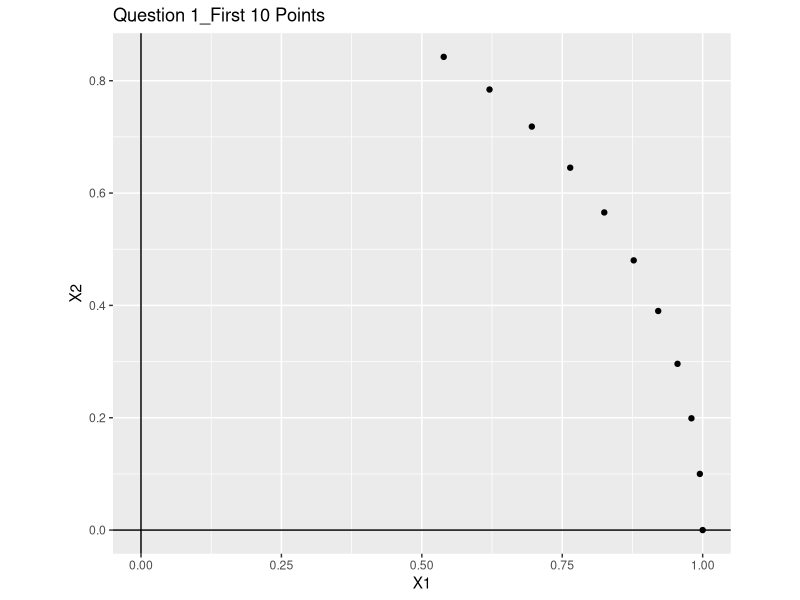
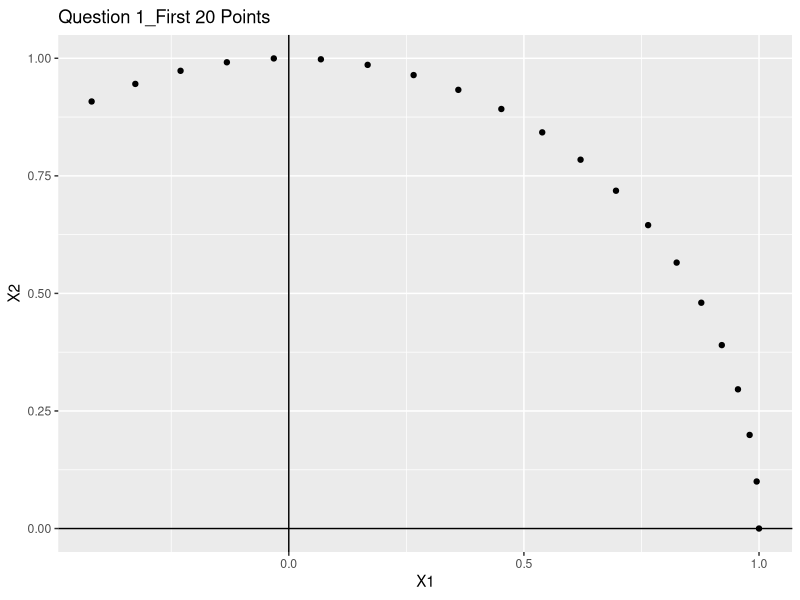
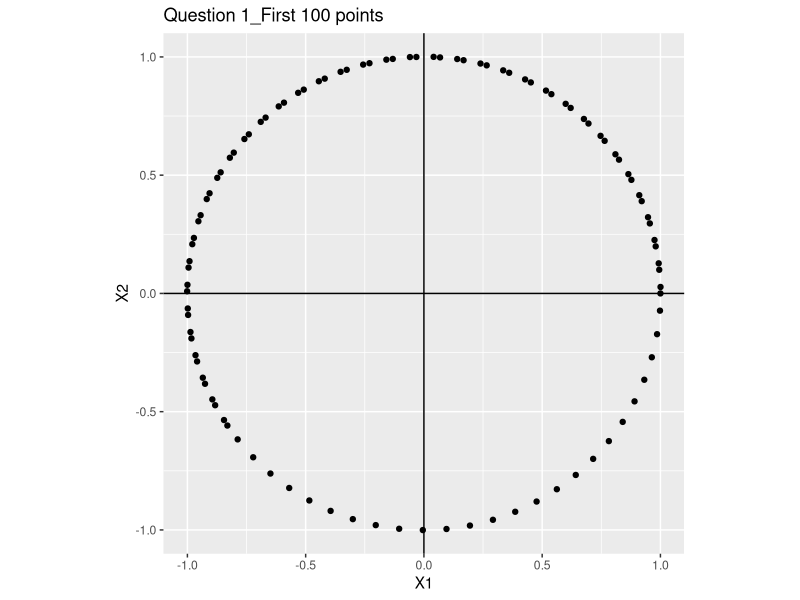
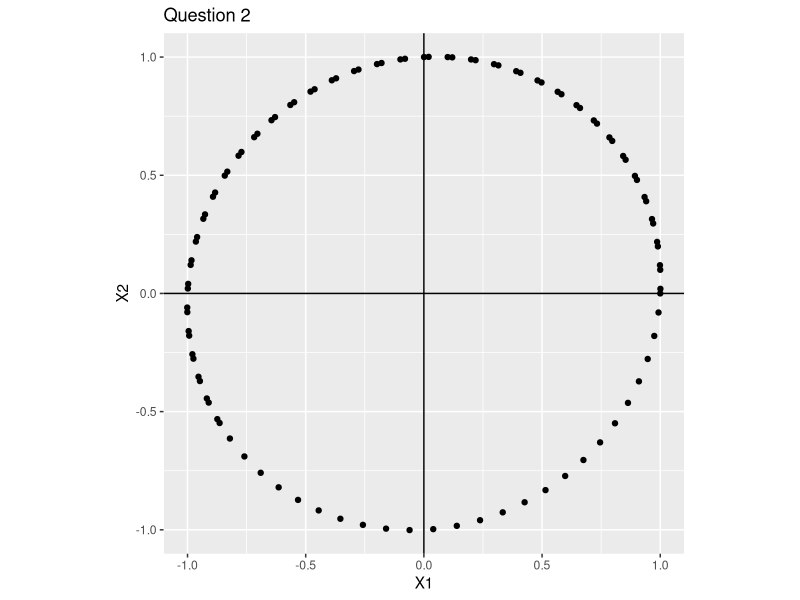
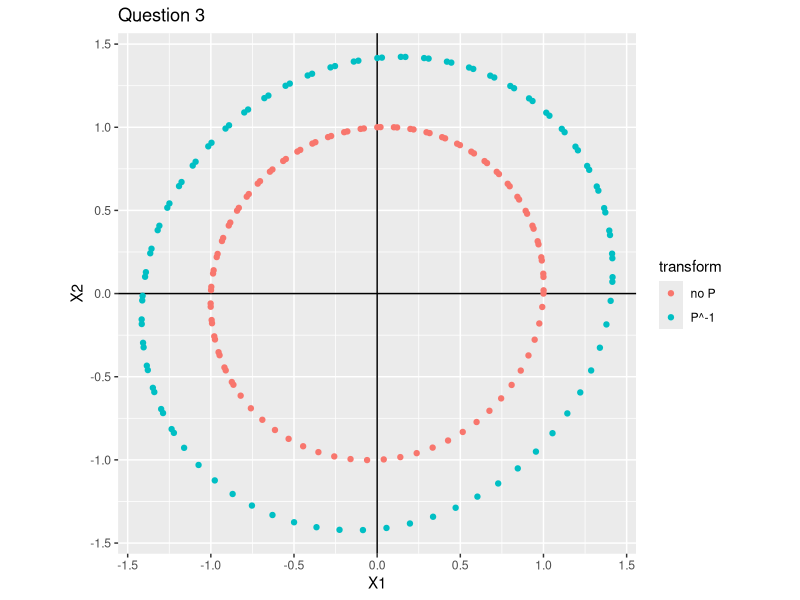
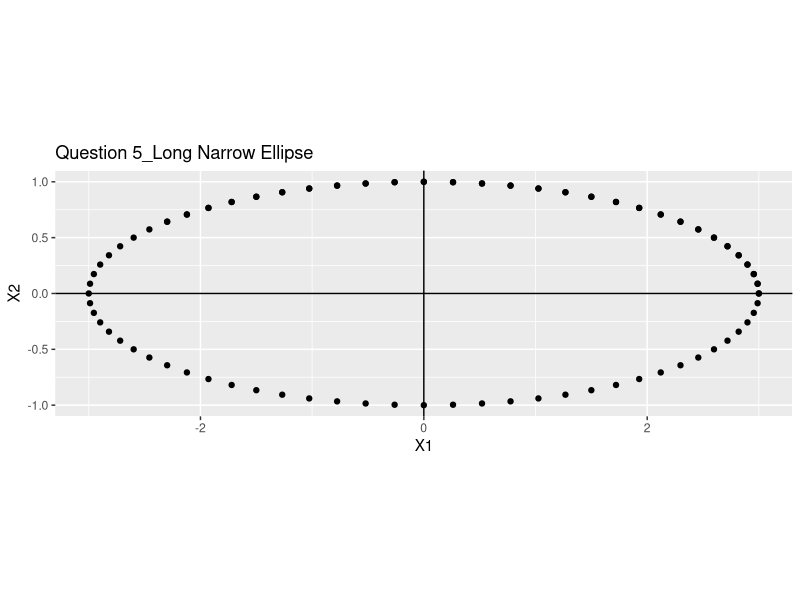
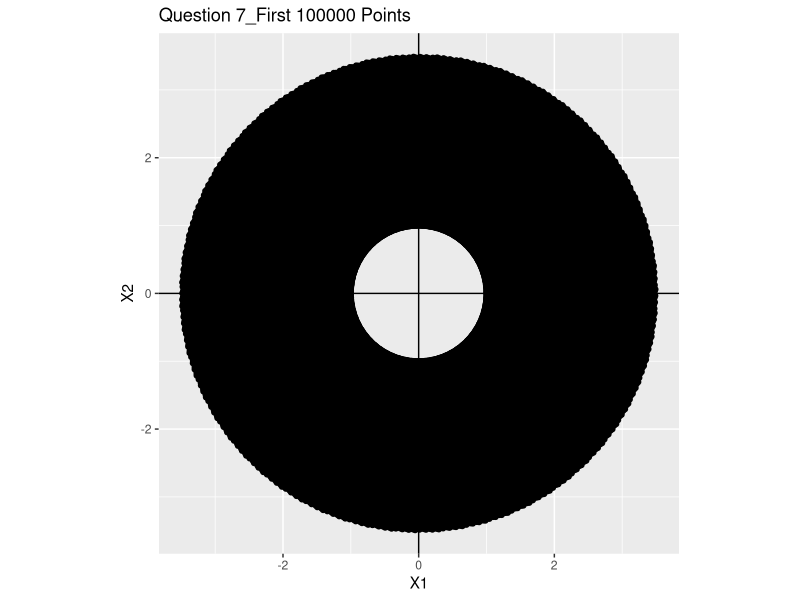
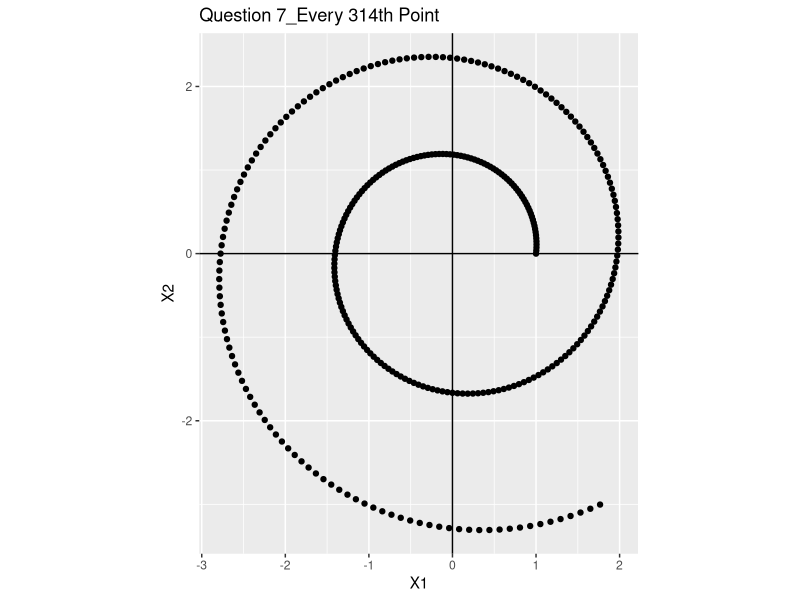

Write R code to recreate these figures, in order.
library(expm)
library(ggplot2)

# TODOS:
# 1. q1, run function for needed numbers of points and then plot them. 
# 2. q5, find a matrix that will produce the ellispe. run function and plot
# see https://en.wikipedia.org/wiki/Matrix_representation_of_conic_sections
# 3. q6, figure out what you want to define as "close" to X1 and then plot them
# 4. do q7, q8q3


# this will perform most of the computations needed

matrix.rotate <- function(x0, matrot, point){
  # start a list with x0 as its only values
  lst <- c(x0)
  
  # set up x current with the intial conditions
  x.current <- t(x0)
  
  for(i in 1:point){
    x.new <-  matrot %*% x.current
    lst <- c(lst, x.new)
    x.current <- x.new
  }
  print(lst)  
  matrix.final <- matrix(lst, nrow = 2, ncol = point + 1)
  return(matrix.final)
}

# q1 consider x(n+1) = x(n) and Ax(n)
# with A = ((.995,-.1)(.1,.995))
# pick some x in R2 and compute first 10 points
# then first 20, then first 100
#############################
#A should wrtiten in this way
#############################
A = matrix(c(.995, .1, -.1, .995), nrow = 2, ncol = 2)


x0 = matrix(c(1,0), nrow = 1, ncol = 2)

q1.10 <- matrix.rotate(x0, A, 10)
q1.20 <- matrix.rotate(x0, A, 20)
q1.100 <- matrix.rotate(x0, A, 100)

A10_df <- data.frame(t(q1.10))
A20_df <- data.frame(t(q1.20))
A100_df <- data.frame(t(q1.100))

ggplot(data = A10_df, aes(x = X1, y = X2)) +
  geom_hline(aes(yintercept = 0)) +
  geom_vline(aes(xintercept = 0)) +
  geom_point() +
  coord_equal(ratio=1) +
  ggtitle("Question 1_First 10 Points")

ggplot(data = A20_df, aes(x = X1, y = X2)) +
  geom_hline(aes(yintercept = 0)) +
  geom_vline(aes(xintercept = 0)) +
  geom_point() +
  coord_equal(ratio=1) +
  ggtitle("Question 1_First 20 Points")

ggplot(data = A100_df, aes(x = X1, y = X2)) +
  geom_hline(aes(yintercept = 0)) +
  geom_vline(aes(xintercept = 0)) +
  geom_point() +
  coord_equal(ratio=1) +
  ggtitle("Question 1_First 100 points")

# q2 now use B = ((1,-.1),(.1,.99))
# compute first 100 points and plot
#############################
#B should written in this way
#############################
B = matrix(c(1, .1, -.1, .99), nrow = 2, ncol = 2)

q2.100 <- matrix.rotate(x0, B, 5)
#############################################################
# Is here should be 100 instead of 5,as the question stated?#
#############################################################
q2.100 <- matrix.rotate(x0, B, 100)
B100_df <- data.frame(t(q2.100))
B100_df$transform <- "no P"

ggplot(data = B100_df, aes(x = X1, y = X2)) +
  geom_hline(aes(yintercept = 0)) +
  geom_vline(aes(xintercept = 0)) +
  geom_point() +
  coord_equal(ratio=1) +
  ggtitle("Question 2")

# q3 compute the Vr Vi of one of the eigen vectors of B let
# let P = (Vr,Vi) what shape will the points in q2 become
# when mulitiplied by P^-1

P <- matrix(c(0.7071, 0.0354, 0,0.7062), nrow = 2, ncol = 2)
#####################################################################
#P should be matrix(c(0.7071, -0.0354, 0,0.7062), nrow = 2, ncol = 2)
######################################################################
P <- matrix(c(0.7071, -0.0354, 0,0.7062), nrow = 2, ncol = 2)
P.inverse <- solve(P)

q3 <- P.inverse %*%  q2.100

q3_df <- data.frame(t(q3))
q3_df$transform <- "P^-1"

q2q3_df <- rbind(B100_df, q3_df)

ggplot(data = q2q3_df, aes(x = X1, y = X2, color = transform)) +
  geom_hline(aes(yintercept = 0)) +
  geom_vline(aes(xintercept = 0)) +
  geom_point() +
  coord_equal(ratio=1) +
  ggtitle("Question 3")

# q4 Dianonalize A and B are the Vr Vi of an complex eigen
# vector are they orthogonal
########################
# prove it analytically#
########################



# q5 find a matrix such that the points form a very long narrow
# ellipse
#######################
# I can not come up one:-(
##################################

M = matrix(c(cos(5*pi/180), sin(5*pi/180), -sin(5*pi/180), cos(5*pi/180)), nrow = 2, ncol = 2)
V = matrix(c(3, 0, 0, 1), nrow = 2, ncol = 2)

x0 = matrix(c(1,0), nrow = 1, ncol = 2)

q5.100 <- matrix.rotate(x0, M, 100)

q5.100 <- V%*%q5.100

M100_df <- data.frame(t(q5.100))

ggplot(data = M100_df, aes(x = X1, y = X2)) +
  geom_hline(aes(yintercept = 0)) +
  geom_vline(aes(xintercept = 0)) +
  geom_point() +
  coord_equal(ratio=1) + 
  ggtitle("Question 5_Long Narrow Ellipse")


# q6 for E values of A compute angle by which A rotates points.
# if X(0) = (1,0) find values for n in which X(n) is very close
# the x1 axis. then repeat for B


# q7 compute first 100,000 points affected by A, only plot
# every 314th point, then every 3137th point.

A = matrix(c(.995, .1, -.1, .995), nrow = 2, ncol = 2)

x0 = matrix(c(1,0), nrow = 1, ncol = 2)

q7.100000 <- matrix.rotate(x0, A, 100000)

######################################################################
# here, should write another functions to make it only generates every 
######################################################################
A100000_df <- data.frame(t(q7.100000))

ggplot(data = A100000_df, aes(x = X1, y = X2)) +
  geom_hline(aes(yintercept = 0)) +
  geom_vline(aes(xintercept = 0)) +
  geom_point() +
  coord_equal(ratio=1) +
  ggtitle("Question 7_First 100000 Points")

ggplot(data = A100000_df[seq(1,nrow(A100000_df), by = 314), ], aes(x = X1, y = X2)) +
        geom_hline(aes(yintercept = 0)) +
        geom_vline(aes(xintercept = 0)) +
        geom_point() +
        coord_equal(ratio=1) +
        ggtitle("Question 7_Every 314th Point")

ggplot(data = A100000_df[seq(1,nrow(A100000_df), by = 3137), ], aes(x = X1, y = X2)) +
        geom_hline(aes(yintercept = 0)) +
        geom_vline(aes(xintercept = 0)) +
        geom_point() +
        coord_equal(ratio=1) +
        ggtitle("Question 7_Every 3137th Point")



A100000_df_1000 <- A100000_df[seq(1,nrow(A100000_df), by = 1000), ]
A100000_df_1000$transform <- "1000th"

A100000_df_17000 <- A100000_df[seq(1,nrow(A100000_df), by = 17000), ]
A100000_df_17000$transform <- "17000th"

A100000_df_2 <- rbind(A100000_df_1000,A100000_df_17000)

ggplot(data = A100000_df_2, aes(x = X1, y = X2, color = factor(transform))) +
        geom_hline(aes(yintercept = 0)) +
        geom_vline(aes(xintercept = 0)) +
        geom_point() +
        scale_color_manual(values=c("#000000", "#D55E00")) + 
        coord_equal(ratio=1) +
        ggtitle("Question 7_Every 1000th Point")


# q8 let A+ = 1.01 A solve x(n+1) = A+x(n) and plot first 200
# points repeat for .99A, 1.01B and .99B
# A+ = 1.01 A
A = matrix(c(.995, .1, -.1, .995), nrow = 2, ncol = 2)
Aplus=1.01*A

x0 = matrix(c(1,0), nrow = 1, ncol = 2)

q8.200 <- matrix.rotate(x0, Aplus, 200)
Aplus200_df <- data.frame(t(q8.200))

ggplot(data = Aplus200_df, aes(x = X1, y = X2)) +
  geom_hline(aes(yintercept = 0)) +
  geom_vline(aes(xintercept = 0)) +
  geom_point() +
  coord_equal(ratio=1) +
  ggtitle("Question 8_First 200 Points_1.01A")


#A+ = 0.99A
A = matrix(c(.995, .1, -.1, .995), nrow = 2, ncol = 2)
Apluss=0.99*A

x0 = matrix(c(1,0), nrow = 1, ncol = 2)

q88.200 <- matrix.rotate(x0, Apluss, 200)
Apluss200_df <- data.frame(t(q88.200))

ggplot(data = Apluss200_df, aes(x = X1, y = X2)) +
  geom_hline(aes(yintercept = 0)) +
  geom_vline(aes(xintercept = 0)) +
  geom_point() +
  coord_equal(ratio=1) +
  ggtitle("Question 8_First 200 Points_0.99A")

#B+ = 1.01 B
B = matrix(c(1, .1, -.1, .99), nrow = 2, ncol = 2)
Bplus=1.01*B

x0 = matrix(c(1,0), nrow = 1, ncol = 2)

q8b.200 <- matrix.rotate(x0, Bplus, 200)
Bplus200_df <- data.frame(t(q8b.200))

ggplot(data = Bplus200_df, aes(x = X1, y = X2)) +
  geom_hline(aes(yintercept = 0)) +
  geom_vline(aes(xintercept = 0)) +
  geom_point() +
  coord_equal(ratio=1) +
  ggtitle("Question 8_First 200 Points_1.01B")


#B+ = 0.99B
B = matrix(c(1, .1, -.1, .99), nrow = 2, ncol = 2)
Bpluss=0.99*A

x0 = matrix(c(1,0), nrow = 1, ncol = 2)

q88b.200 <- matrix.rotate(x0, Bpluss, 200)
Bpluss200_df <- data.frame(t(q88b.200))

ggplot(data = Bpluss200_df, aes(x = X1, y = X2)) +
  geom_hline(aes(yintercept = 0)) +
  geom_vline(aes(xintercept = 0)) +
  geom_point() +
  coord_equal(ratio=1) +
  ggtitle("Question 8_First 200 Points_0.99B")
